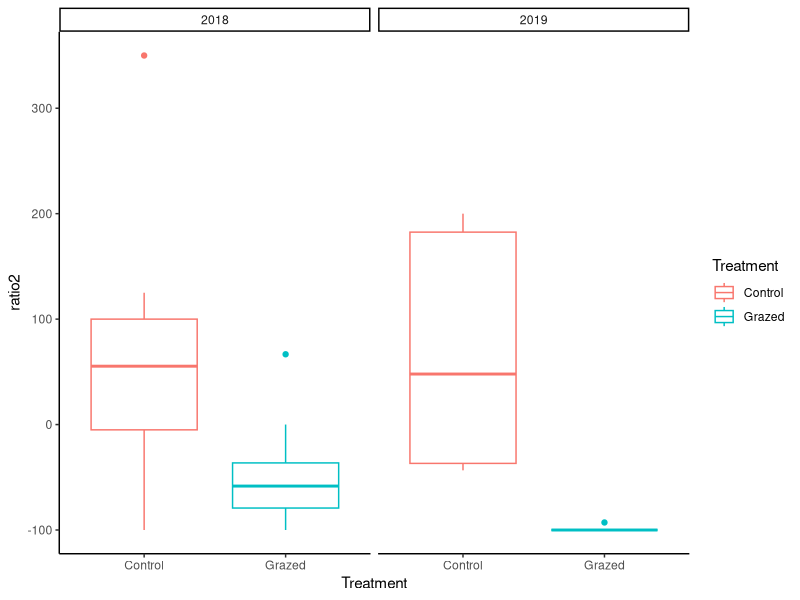
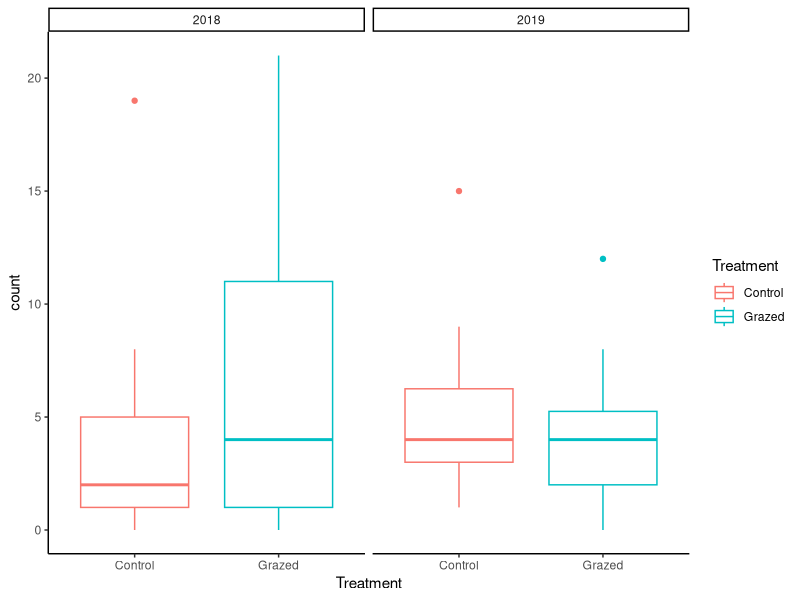
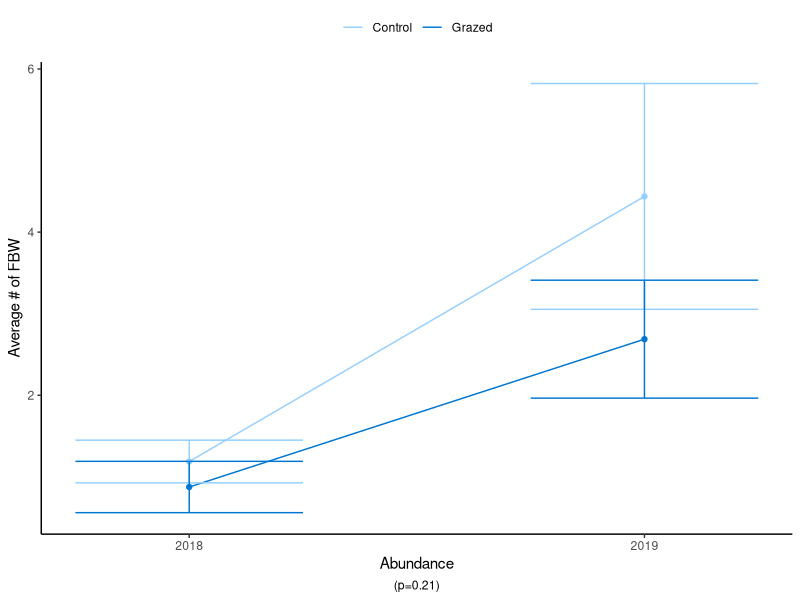
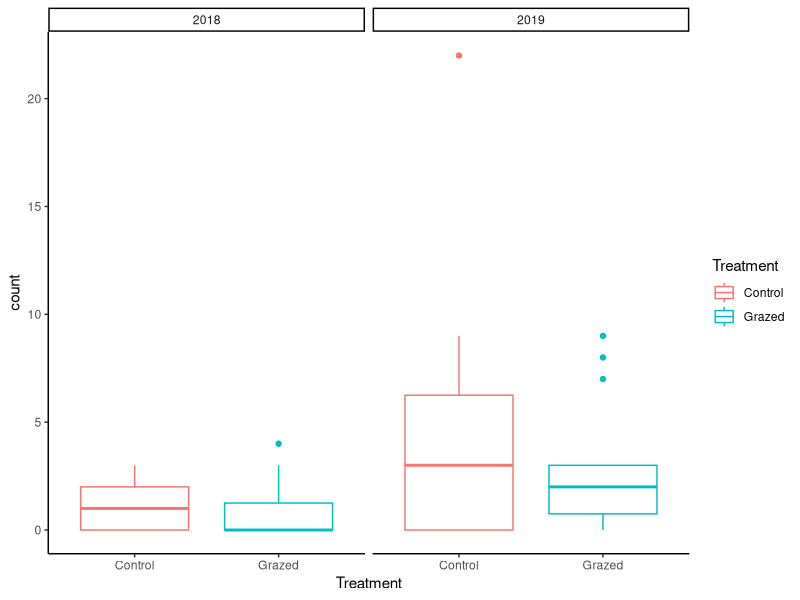
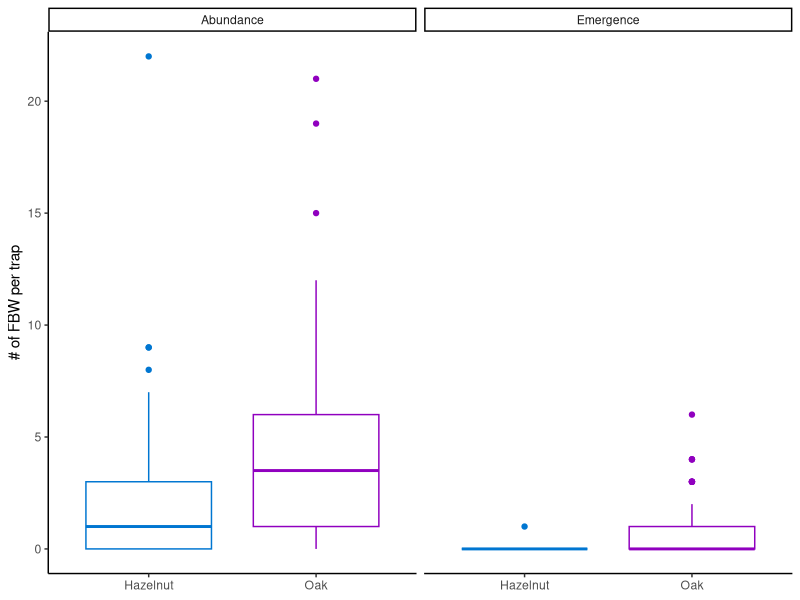
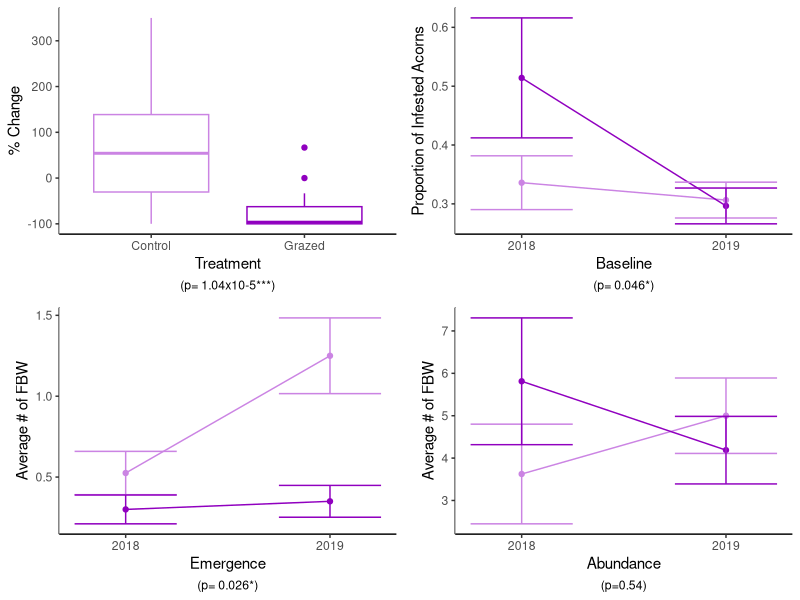

Source code (R) for these figures, in order:
##Hogs and Hazelnuts##
##Calvin Penkauskas, Winter 2020##

##General Data Frame##

library(tidyverse)
library(gridExtra)
library(egg)
theme_set(theme_classic())

ACORN_DATA <- read_csv("ACORN_DATA.csv")

FBW_DATA <- read_csv("FBW_DATA.csv")


calcSE <- function(x){
  x <- x[!is.na(x)]
  sd(x)/sqrt(length(x))}

##Ratio of Infested Acorns Before and After Woodland Hog Grazing##

infestedbaseline <- ACORN_DATA %>%
  filter(time == "Before") %>%
  mutate( id = paste(oak, plot, sep = "")) %>%
  spread(type, count) %>%
  mutate(total = infested + other) %>%
  mutate(ratio = infested / total) %>%
  group_by(year,Treatment) %>%
  summarise(meanratio = mean(ratio), se1 = calcSE(ratio))%>%
  ungroup()

Proportion_Line <- ggplot(data = infestedbaseline, aes(x = year)) +
  geom_line(aes(y = meanratio, color = Treatment), show.legend = FALSE) +
  geom_point(aes( y = meanratio, color = Treatment), show.legend = FALSE) +
  geom_errorbar(aes(ymin = (meanratio - se1), ymax = (meanratio + se1),
  color = Treatment), width= 0.5, show.legend = FALSE) +
  labs(caption = "(p= 0.046*)",
       x = "Baseline",
       y = "Proportion of Infested Acorns",
       colour = "Treatment")+
      scale_color_manual(values=c('#cb84e3','#9000bf'))+
      scale_x_continuous(breaks=c(2018, 2019), limits=c(2017.75, 2019.25) ) +
  theme(legend.position="top", legend.title = element_blank(), plot.caption = element_text(hjust = .5))

infestedbaseline1 <- ACORN_DATA %>%
  filter(time == "Before") %>%
  mutate( id = paste(oak, plot, sep = "")) %>%
  spread(type, count) %>%
  mutate(total = infested + other) %>%
  mutate(ratio = infested / total)

infested_baseline.aov <- aov(ratio ~ Treatment + year + Treatment:year, data = infestedbaseline1)

summary(infested_baseline.aov)

##Percent Change in Infested Acorns Between Treatments##

infestedratio <- ACORN_DATA %>%
  filter(type == "infested") %>%
  mutate( id = paste(oak, plot, sep = "")) %>%
  spread(time, count) %>%
  mutate(ratio2 = ((100* (After/ Before))-100)) %>%
  group_by(Treatment) %>%
  mutate_all(~replace(., is.na(.), 0)) %>%
  ungroup() %>%
  mutate(ratio2 = ifelse(is.finite(ratio2), ratio2, 100))

Change <- infestedratio %>%
  filter(Treatment == "Grazed")

summary(Change)

Change_Box <- ggplot(data = infestedratio, aes(x = Treatment)) +
  geom_boxplot(mapping = aes( y = ratio2, color = Treatment), show.legend = FALSE) +
  labs(caption = "(p= 1.04x10-5***)",
       x = "Treatment",
       y = "% Change",
       colour = "Treatment")+
      scale_color_manual(values=c('#cb84e3','#9000bf')) +
      theme(legend.position="top", legend.title = element_blank(), plot.caption = element_text(hjust = .5))

ggplot(data = infestedratio, aes(x = Treatment)) +
  geom_boxplot(mapping = aes( y = ratio2, color = Treatment))+
  facet_wrap(~ year, nrow = 1)

infested_ratio.aov <- aov(ratio2 ~ Treatment + year + Treatment:year, data = infestedratio)

summary(infested_ratio.aov)

##FBW Emergence in Oak Woodland Before and After Treatment##

oakemergence <- FBW_DATA %>%
  filter(type == "Emergence") %>%
  filter(Habitat == "Oak") %>%
  group_by(year, Treatment) %>%
  summarise(mean1 = mean(count), se3 = calcSE(count)) %>%
  ungroup() 

Oak_Emerge_Line <- ggplot(data = oakemergence, aes(x = year), show.legend = FALSE) +
  geom_line(aes(y = mean1,  color = Treatment), show.legend = FALSE) +
  geom_point(aes( y = mean1, color = Treatment), show.legend = FALSE) +
  geom_errorbar(aes(ymin = (mean1 - se3), ymax = (mean1 + se3),
                    color = Treatment), width= 0.5, show.legend = FALSE) +
  labs(caption = "(p= 0.026*)",
       x = "Emergence",
       y = "Average # of FBW",
       colour = "Treatment") +
  scale_color_manual(values=c('#cb84e3','#9000bf')) +
  scale_x_continuous(breaks=c(2018, 2019), limits=c(2017.75, 2019.25) ) +
  theme(legend.position="top", legend.title = element_blank(), plot.caption = element_text(hjust = .5))

oakemergence1 <- FBW_DATA %>%
  filter(type == "Emergence") %>%
  filter(Habitat == "Oak") 

oakemergence.aov <- aov(count ~ Treatment + year + Treatment:year, data = oakemergence1)

summary(oakemergence.aov)

    
##FBW Abundance in Oak Woodland Before and After Treatment##
  
oakabundance <- FBW_DATA %>%
    filter(type == "Abundance") %>%
    filter(Habitat == "Oak") %>%
    group_by(year, Treatment) %>%
    summarise(mean2 = mean(count), se4 = calcSE(count)) %>%
    ungroup() 
  
Oak_abund_Line <- ggplot(data = oakabundance, aes(x = year)) +
  geom_line(aes(y = mean2,  color = Treatment), show.legend = FALSE) +
  geom_point(aes( y = mean2, color = Treatment), show.legend = FALSE) +
  geom_errorbar(aes(ymin = (mean2 - se4), ymax = (mean2 + se4),
                    color = Treatment, width= 0.5), show.legend = FALSE) +
  labs(caption = "(p=0.54)",
       x = "Abundance",
       y = "Average # of FBW",
       colour = "Treatment")+
  scale_color_manual(values=c('#cb84e3','#9000bf')) +
  scale_x_continuous(breaks=c(2018, 2019), limits=c(2017.75, 2019.25) ) +
  theme(legend.position="top", legend.title = element_blank(), plot.caption = element_text(hjust = 0.5))

oakabundance1 <- FBW_DATA %>%
  filter(type == "Abundance") %>%
  filter(Habitat == "Oak")
  
ggplot(data = oakabundance1, aes(x = Treatment)) +
  geom_boxplot(mapping = aes( y = count, color = Treatment))+
  facet_wrap(~ year, nrow = 1)

oak_abundance.aov <- aov(count ~ Treatment + year + Treatment:year, data = oakabundance1)

summary(oak_abundance.aov)

##FBW Abundance in Hazelnuts Before and After Treatment##
  
hazelnutabundance <- FBW_DATA %>%
  filter(type == "Abundance") %>%
  filter(Habitat == "Hazelnut") %>%
  group_by(year, Treatment) %>%
  summarise(mean3 = mean(count), se5 = calcSE(count)) %>%
  ungroup()

hazel_abund_Line <- ggplot(hazelnutabundance, aes(x = year, y = mean3)) + 
  geom_line(aes(y = mean3,  color = Treatment)) +
  geom_point(aes( y = mean3, color = Treatment), show.legend = FALSE) +
  geom_errorbar(aes(ymin = (mean3 - se5), ymax = (mean3 + se5),
  color = Treatment, width= 0.5), show.legend = FALSE) +
  labs(caption = "(p=0.21)",
       x = "Abundance",
       y = "Average # of FBW",
       colour = "Treatment")+
  scale_color_manual(values=c('#94d0ff','#0076d1')) +
  scale_x_continuous(breaks=c(2018, 2019), limits=c(2017.75, 2019.25) ) +
  theme(legend.position="top", legend.title = element_blank(), plot.caption = element_text(hjust = .5))

plot (hazel_abund_Line)

hazelnutabundance1 <- FBW_DATA %>%
  filter(type == "Abundance") %>%
  filter(Habitat == "Hazelnut")

ggplot(data = hazelnutabundance1, aes(x = Treatment)) +
  geom_boxplot(mapping = aes( y = count, color = Treatment))+
  facet_wrap(~ year, nrow = 1)

hazelnut_abundance.aov <- aov(count ~ Treatment + year + Treatment:year, data = hazelnutabundance1)

summary(hazelnut_abundance.aov)

##Baseline FBW##


ggplot(data = FBW_DATA, aes(x = Habitat)) +
  geom_boxplot(mapping = aes( y = count, color = Habitat), show.legend = FALSE) +
  labs(
    x = NULL,
    y = "# of FBW per trap",
    colour = "habitat")+
  scale_color_manual(values=c('#0076d1','#9000bf')) +
  theme(legend.position="top", legend.title = element_blank(), plot.caption = element_text(hjust = .5)) +
  facet_wrap(vars(type))


##Panels##
ggarrange(Change_Box, Proportion_Line, Oak_Emerge_Line, Oak_abund_Line,  ncol = 2, nrow = 2)
